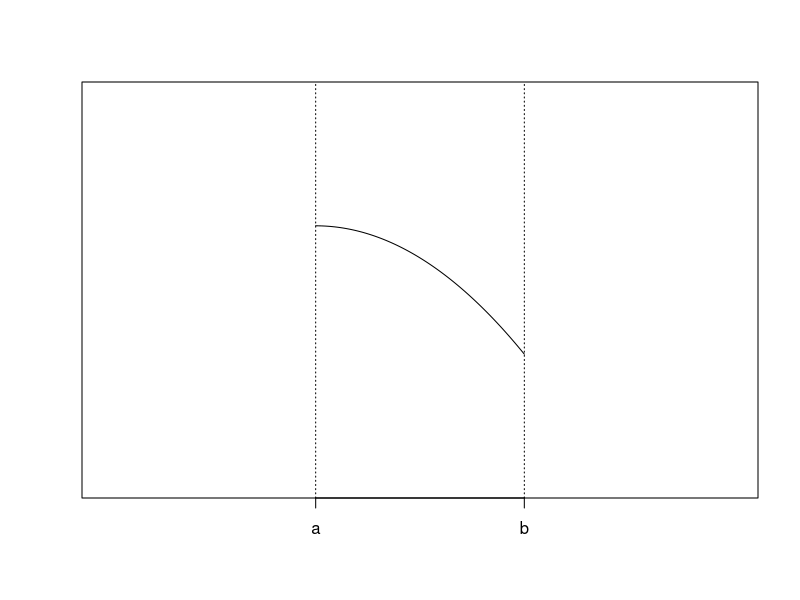
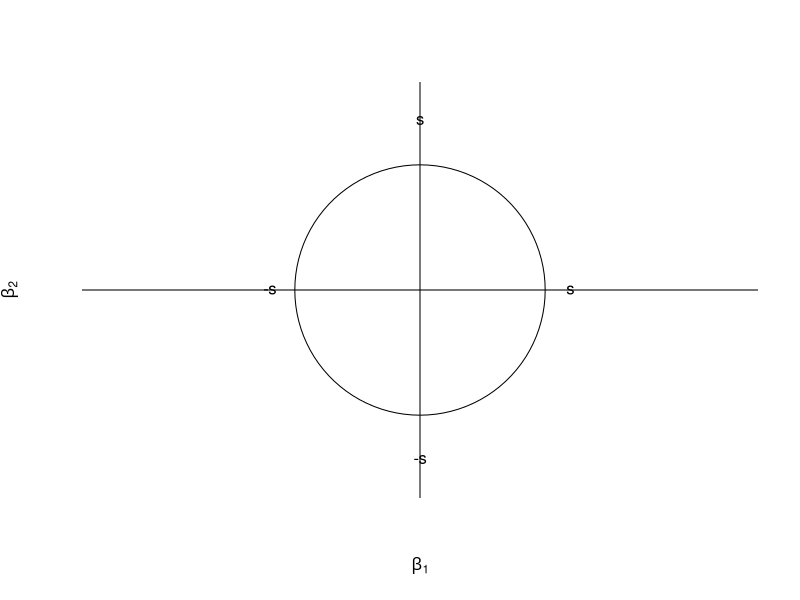
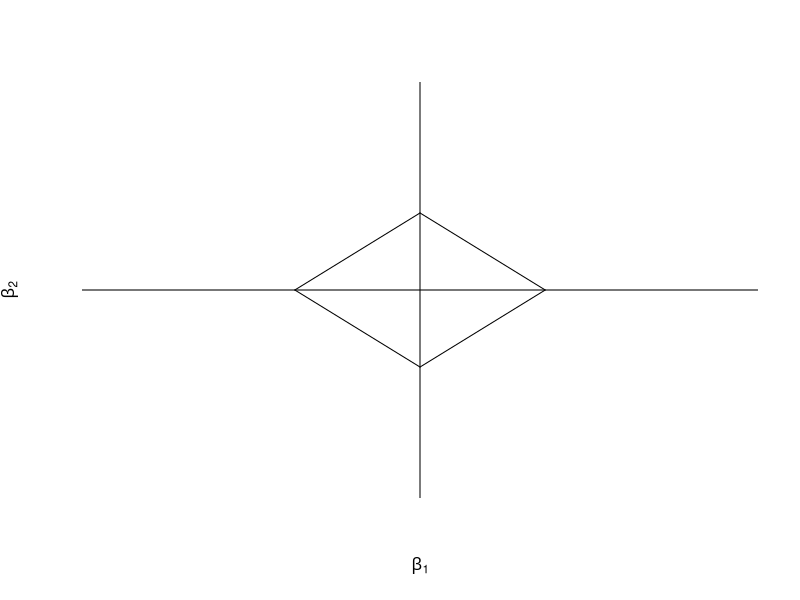

The R script that drew these images, in order:
## ---- chunk 1
x = seq(1,2, by = 0.01)
y = -2*x^2+4*x+2
plot(x,y,xaxt = "n", yaxt = "n", xlab = "", ylab = "", type = "l",ylim = c(0,6), xlim = c(0,3))
abline(v = c(1,2),lty = 3)
axis(1, at = c(1,2),labels = c("a","b"))
## ---- chunk 2
library(plotrix)
plot(x = 0, y = 0, col = "white",xlim = c(-2.5,2.5),ylim = c(-2.5,2.5),axes = F,xaxt = "n", yaxt = "n",xlab = expression(beta[1]),ylab = expression(beta[2]))
abline(v = 0, h = 0)
text(0,2.2,"s")
text(0,-2.2,"-s")
text(1.2,0,"s")
text(-1.2,0,"-s")
draw.circle(x = 0, y = 0, radius = 1)
## ---- chunk 3
library(plotrix)
plot(x = 0, y = 0, col = "white",xlim = c(-2.5,2.5),ylim = c(-2.5,2.5),axes = F,xaxt = "n", yaxt = "n",xlab = expression(beta[1]),ylab = expression(beta[2]))
abline(v = 0, h = 0)
lines(x=c(-1,0),y = c(0,1))
lines(x=c(1,0),y = c(0,1))
lines(x=c(1,0),y = c(0,-1))
lines(x=c(-1,0),y = c(0,-1))
